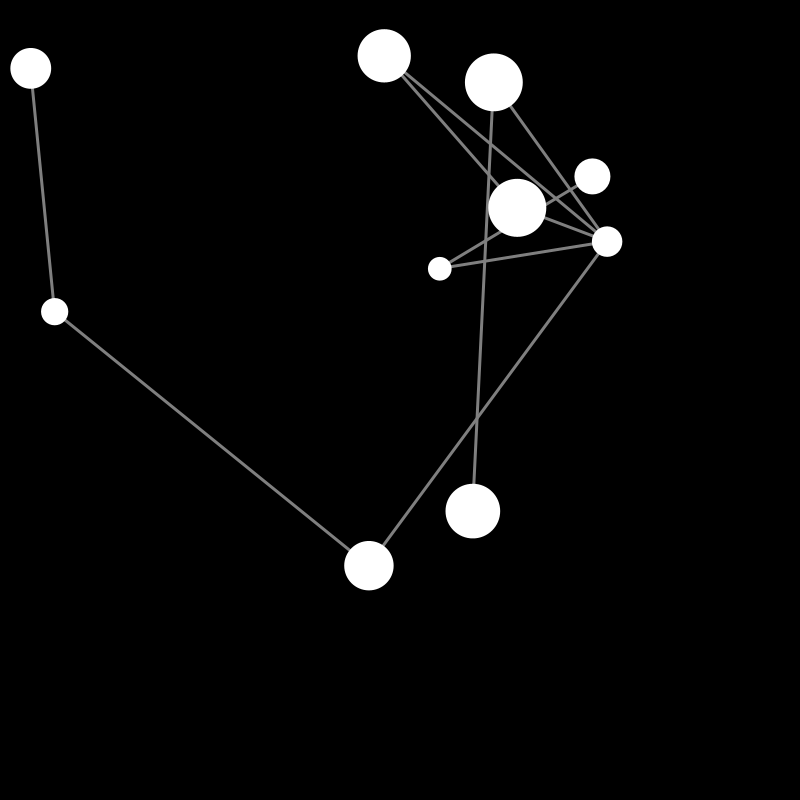
Frame 1 (no input)
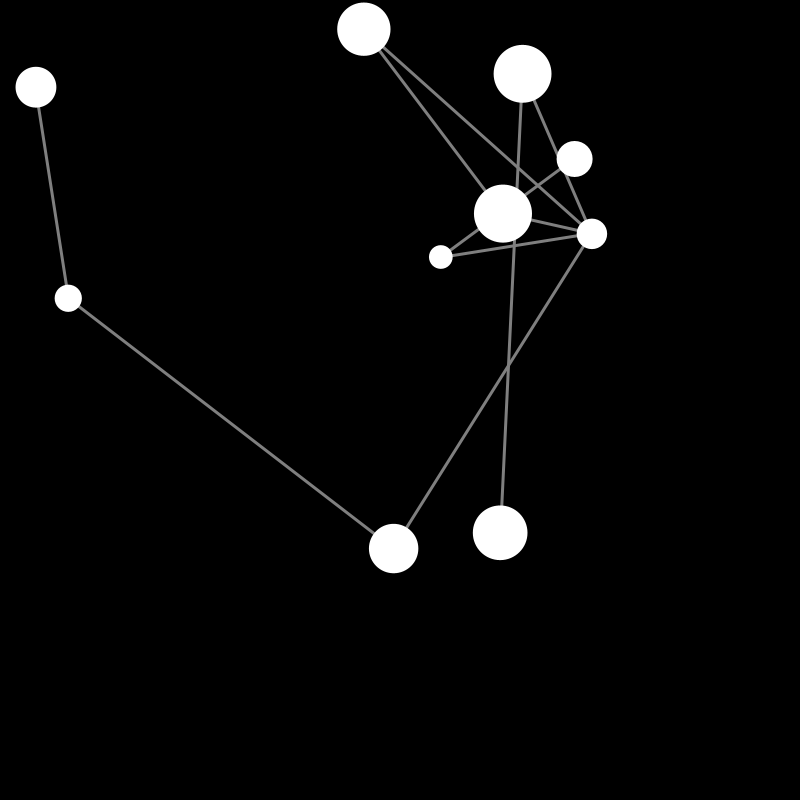
Frame 60 (the mouse pressed at the canvas centre just before this capture)
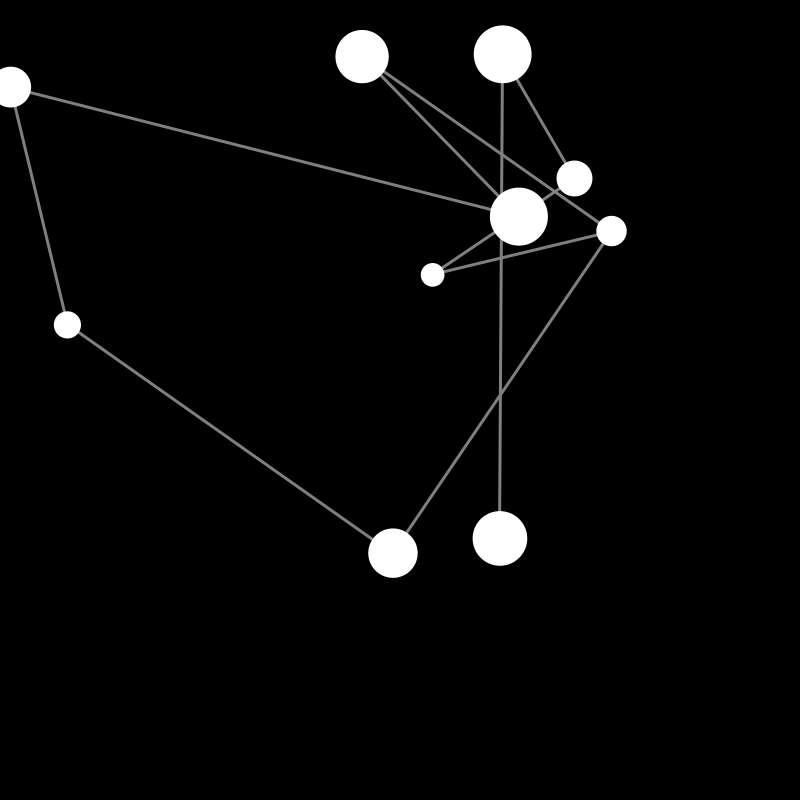
Frame 120 (the mouse held since frame 60 and released just before this capture)

The Processing sketch that drew these frames (run headless with seeded random() and noise(); from frame 60 on, the mouse is pressed at the canvas centre):

// Processing sketch: Circle_Moving
// ── Circle_Moving.pde
Circle[] Circles;
int[] Connections;
int AmountOfCircles = 10;

void setup() {
  size(800, 800);
  Circles = new Circle[AmountOfCircles];
  Connections = new int[AmountOfCircles];
  for (int i = 0; i < AmountOfCircles; i++) {
    Circles[i] =  new Circle(random(width), random(height), random(10, 30));
    Connections[i] = floor(random(AmountOfCircles));
  }
}


void draw() {
  background(0);
  for (int i = 0; i < Connections.length; i++) {
    strokeWeight(3);
    stroke(127);
    line(Circles[i].Position.x, Circles[i].Position.y, Circles[Connections[i]].Position.x, Circles[Connections[i]].Position.y);
  }

  for (int i = 0; i < AmountOfCircles; i++) {
    Circles[i].Show();
    Circles[i].Update();
  }
  
  if (random(0,100) < 3) {
    int i = floor(random(0,AmountOfCircles));
    Connections[i] = floor(random(10));
  }
}

// ── Circle_Class.pde
class Circle {
  PVector Position;
  PVector OriginalPos;
  float Radius;
  float Angle = random(TWO_PI);
  float XOff = random(-10, 10);
  float XOffAddition = random(0.1, 0.3);
  Circle(float XPos, float YPos, float radius) {
    Position = new PVector(XPos, YPos);
    OriginalPos = Position.copy();
    Radius = radius;
  }

  void Show() {
    noStroke();
    ellipse(Position.x, Position.y, Radius*2, Radius*2);
  }

  void Update() {
    {
      float OffSet = map(noise(XOff), 0, 1, -0.3, 0.3);
      Angle += OffSet;

      Position.x += cos(Angle);
      Position.y += sin(Angle);

      if (Position.x+Radius > OriginalPos.x+2*Radius || Position.x-Radius < OriginalPos.x-2*Radius) {
        Position.x -= cos(Angle);
      }

      if (Position.y+Radius > OriginalPos.y+2*Radius || Position.y-Radius < OriginalPos.y-2*Radius) {
        Position.y -= sin(Angle);
      }
      XOff += XOffAddition;
    }
  }
}
